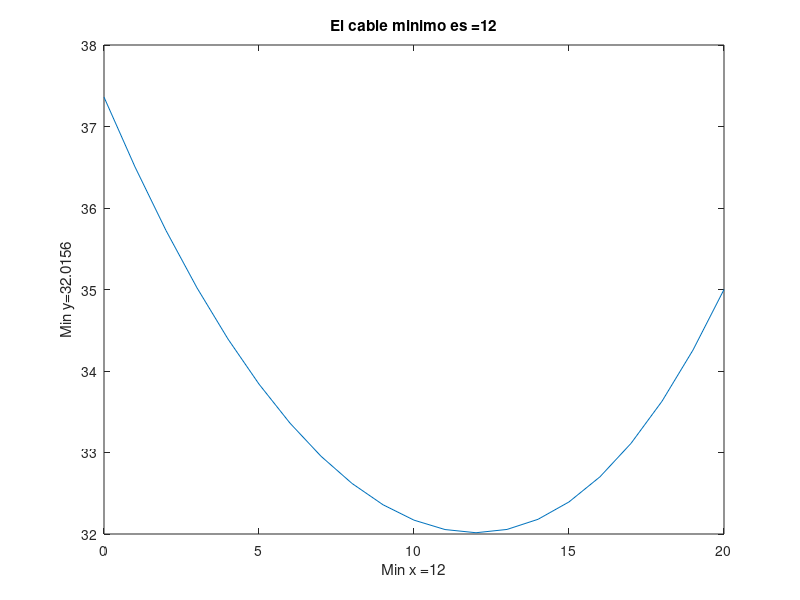

Write MATLAB code to recreate this figure.
%Script octave
%Title                            :Definicion y Resolucion de variables,funciones, dominio y rango
%Description                      :Script para dar solucion al problema de los dos postes
%Authors                          :Lorena,Debora Alejandra y Sandy Judith
%Date                             :14/10/2021
%Carrer                           :Ingenieria en Sistemas Computacionales (ISC)
%Version                          :1
%Group                            :3101
%Usage                            :octave/phat/lospostes
%Notes                            :Se requiere de la aplicacion de Octave para poder dar solucion al problema relacionado con la optimizacion
%                                 https:/octaveintro.rradthrdees.in/en/latrest/index.html

%Limpiar variables (LV)
clear
%Calcular el minimo del cable de la punta del poste al suelo y a la punta del otro poste

%Rango de 0 a 50 en i=1
x=0:1:20;

%Obtener el valor de la funcion (OVF)
c=@(x) (sqrt((x.^2)+225))+(sqrt((x.^2)-(40*x)+500));

%Funcion para poder graficar (FG)
y= (sqrt((x.^2)+225)+(sqrt((x.^2)-(40*x)+500)));

%Funcion para poder determinar el valor minimo (FVM)
valmin = fminbnd (c,0,20);

%Dibujar la funcion de x,y
plot (x,y);

%Titulo de la grafica final (TGF)
title (['El cable minimo es =' num2str(valmin)]);

%Etiqueta para lo que es el eje de x (EEX)
xlabel(['Min x =' num2str(valmin)]);

%Etiqueta para lo que es el eje de y (EEY)
ylabel(['Min y='  num2str(c(valmin))]);

%Salidas (S)
%Resultado final (RF)
p='Dos postes verticales de 15m y 10m se colocan verticalmente sobre el piso con sus bases separadas a una distancia de 20m';
cal= 'La longitud minima de un cable desde la punta de un poste al suelo y a la punta del otro poste';
disp ('');
disp(['El problema dice:', num2str(p)]);
disp ('');
disp (['Lo que se debe calcular es:', num2str(cal)]);
disp ('');
disp (['El valor minimo del cable es:', num2str(c(valmin))]);
%Concluir la codificacion del problema (PFP)
